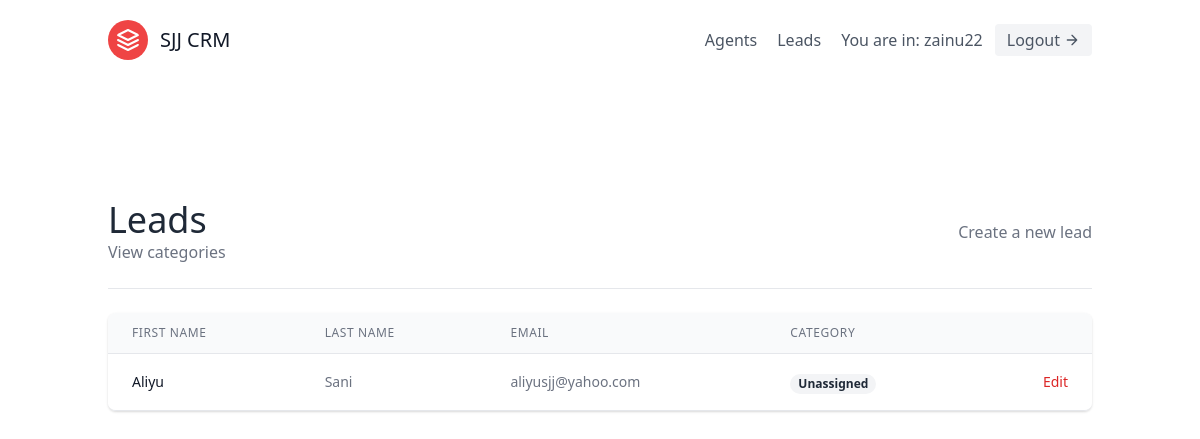
Page /leads/ (signed in) on the committed database.
### leads/models.py (models this page shows, shortened)
class User(AbstractUser):
    is_organizer = models.BooleanField(default=True)
    is_agent = models.BooleanField(default=False)

class Lead(models.Model):
    first_name = models.CharField(max_length=20)
    last_name = models.CharField(max_length=20)
    age = models.IntegerField(default=0)
    organization = models.ForeignKey(UserProfile, on_delete=models.CASCADE)
    description = models.TextField()
    phone_number = models.CharField(max_length=40)
    email = models.EmailField()
    location = CountryField()
    date_added = models.DateTimeField(auto_now_add=True)
    agent = models.ForeignKey(
        "Agent", null=True, blank=True, on_delete=models.SET_NULL)
    category = models.ForeignKey(
        "Category", related_name="leads", null=True, blank=True, on_delete=models.SET_NULL)

### leads/views.py (the view)
# urls.py: path('', LeadListView.as_view(), name="lead_list"),
class LeadListView(LoginRequiredMixin, generic.ListView):
    template_name = "leads/lead_list.html"
    context_object_name = "leads"
    def get_queryset(self):
        user = self.request.user
        if user.is_organizer:
            queryset = Lead.objects.filter(
                organization=user.userprofile, agent__isnull=False)
        else:
            queryset = Lead.objects.filter(
                organization=user.agent.organization, agent__isnull=False)
            queryset = queryset.filter(agent__user=user)
        return queryset
    def get_context_data(self, **kwargs):
        user = self.request.user
        context = super(LeadListView, self).get_context_data(**kwargs)
        if user.is_organizer:
            queryset = Lead.objects.filter(
                organization=user.userprofile, agent__isnull=True)
            context.update({
                "unassigned_leads": queryset
            })
        return context

### leads/templates/leads/lead_list.html (shortened to what this page needs)
{% extends "base.html" %}
{% block content %}
<section class="text-gray-700 body-font">
    <div class="container px-5 py-24 mx-auto flex flex-wrap">
        <div class="w-full mb-6 py-6 flex justify-between items-center border-b border-gray-200">
            <div>
                <h1 class="text-4xl text-gray-800">Leads</h1>
                <a class="text-gray-500 hover:text-red-500" href="{% url 'leads:category_list' %}">
                    View categories
                </a>
            </div>
            {% if request.user.is_organizer %}
            <div>
                <a class="text-gray-500 hover:text-red-500" href="{% url 'leads:lead_create' %}">
                    Create a new lead
                </a>
            </div>
            {% endif %}
        </div>
        <div class="flex flex-col w-full">
            <div class="-my-2 overflow-x-auto sm:-mx-6 lg:-mx-8">
            <div class="py-2 align-middle inline-block min-w-full sm:px-6 lg:px-8">
                <div class="shadow overflow-hidden border-b border-gray-200 sm:rounded-lg">
                <table class="min-w-full divide-y divide-gray-200">
                    <thead class="bg-gray-50">
                        <tr>
                            <th scope="col" class="px-6 py-3 text-left text-xs font-medium text-gray-500 uppercase tracking-wider">
                            First Name
                            </th>
                            <th scope="col" class="px-6 py-3 text-left text-xs font-medium text-gray-500 uppercase tracking-wider">
                            Last Name
                            </th>
                            <th scope="col" class="px-6 py-3 text-left text-xs font-medium text-gray-500 uppercase tracking-wider">
                            Email
                            </th>
                            <th scope="col" class="px-6 py-3 text-left text-xs font-medium text-gray-500 uppercase tracking-wider">
                            Category
                            </th>
                            <th scope="col" class="relative px-6 py-3">
                            </th>
                        </tr>
                    </thead>
                    <tbody>
                        {% for lead in leads %}
                            <tr class="bg-white">
                                <td class="px-6 py-4 whitespace-nowrap text-sm font-medium text-gray-900">
                                    <a href="{% url 'leads:lead_details' lead.pk %}">{{ lead.first_name }}</a>
                                </td>
                                <td class="px-6 py-4 whitespace-nowrap text-sm text-gray-500">
                                    {{ lead.last_name }}
                                </td>
                                <td class="px-6 py-4 whitespace-nowrap text-sm text-gray-500">
                                    {{ lead.email }}
                                </td>
                                <td class="px-6 py-4 whitespace-nowrap">
                                    {% if lead.category %}
                                        <span class="px-2 inline-flex text-xs leading-5 font-semibold rounded-full bg-green-100 text-green-800">
                                            {{ lead.category.name }}
                                        </span>
                                    {% else %}
                                        <span class="px-2 inline-flex text-xs leading-5 font-semibold rounded-full bg-gray-100 text-gray-800">
                                            Unassigned
                                        </span>
                                    {% endif %}
                                </td>
                                <td class="px-6 py-4 whitespace-nowrap text-right text-sm font-medium">
                                    <a href="{% url 'leads:lead_update' lead.pk %}" class="text-red-600 hover:text-red-900">
                                        Edit
                                    </a>
                                </td>
                            </tr>
                        {% endfor %}
                    </tbody>
                </table>
                </div>
            </div>
            </div>
        </div>
    </div>
</section>
{% endblock content %}

### templates/components/navbar.html (shortened to what this page needs)
<header class="text-gray-600 body-font">
  <div
    class="
      container
      mx-auto
      flex flex-wrap
      p-5
      flex-col
      md:flex-row
      items-center
    "
  >
    <a
      href="{% url 'landing' %}"
      class="
        flex
        title-font
        font-medium
        items-center
        text-gray-900
        mb-4
        md:mb-0
      "
    >
      <svg
        xmlns="http://www.w3.org/2000/svg"
        fill="none"
        stroke="currentColor"
        stroke-linecap="round"
        stroke-linejoin="round"
        stroke-width="2"
        class="w-10 h-10 text-white p-2 bg-red-500 rounded-full"
        viewBox="0 0 24 24"
      >
        <path
          d="M12 2L2 7l10 5 10-5-10-5zM2 17l10 5 10-5M2 12l10 5 10-5"
        ></path>
      </svg>
      <span class="ml-3 text-xl">SJJ CRM</span>
    </a>
    <nav
      class="md:ml-auto flex flex-wrap items-center text-base justify-center"
    >
      {% if not request.user.is_authenticated %}
        <a href="{% url 'signup' %}" class="mr-5 hover:text-gray-900">Signup</a>
      {% else  %}
        {% if request.user.is_organizer  %}
        <a href="{% url 'agents:agent_list' %}" class="mr-5 hover:text-gray-900">Agents</a>
        {% endif %}
        <a href="{% url 'leads:lead_list' %}" class="mr-5 hover:text-gray-900">Leads</a>
      {% endif %}
    </nav>
    {% if request.user.is_authenticated %} You are in: {{request.user.username}}
    <a
      href="{% url 'logout' %} "
      class="
        ml-3
        inline-flex
        items-center
        bg-gray-100
        border-0
        py-1
        px-3
        focus:outline-none
        hover:bg-gray-200
        rounded
        text-base
        mt-4
        md:mt-0
      "
      >Logout
      <svg
        fill="none"
        stroke="currentColor"
        stroke-linecap="round"
        stroke-linejoin="round"
        stroke-width="2"
        class="w-4 h-4 ml-1"
        viewBox="0 0 24 24"
      >
        <path d="M5 12h14M12 5l7 7-7 7"></path>
      </svg>
      {% endif %}
    </a>
  </div>
</header>

### rows in the picture
User: user.username "zainu22"
Lead: first_name "Aliyu", last_name "Sani", email "aliyusjj@yahoo.com", shows "Unassigned"
